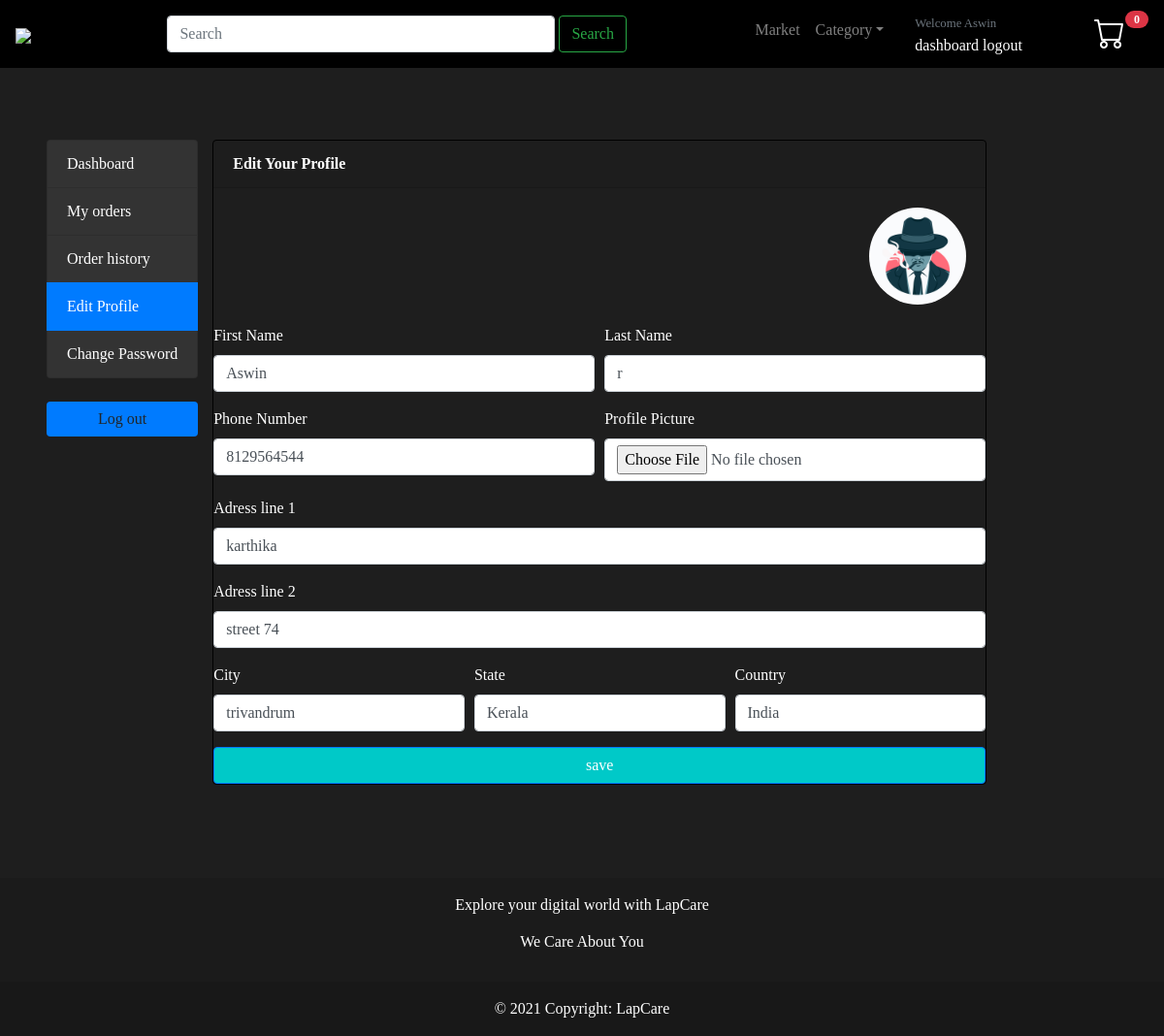
The page /register/edit_profile/ (signed in) on the database its author committed.
### accounts/models.py (models this page shows, shortened)
class Account(AbstractBaseUser):
    first_name = models.CharField(max_length=50)
    last_name = models.CharField(max_length=50)
    username = models.CharField(max_length=50, unique=True)
    email = models.EmailField(max_length=100, unique=True)
    phone_number = models.CharField(max_length=50)
    date_joined = models.DateTimeField(auto_now_add=True)
    last_login = models.DateTimeField(auto_now_add=True)
    is_admin = models.BooleanField(default=False)
    is_staff = models.BooleanField(default=False)
    is_active = models.BooleanField(default=False)
    is_superadmin = models.BooleanField(default=False)
    is_user = models.BooleanField(default=False)
    USERNAME_FIELD = "email"
    REQUIRED_FIELDS = ["username", "first_name", "last_name"]
    objects = MyAccountManager()

class UserProfile(models.Model):
    user = models.OneToOneField(Account, on_delete=models.CASCADE)
    address_line_1 = models.CharField(blank=True, max_length=100)
    address_line_2 = models.CharField(blank=True, max_length=100)
    profile_picture = models.ImageField(blank=True, upload_to="userprofile", null=True)
    city = models.CharField(blank=True, max_length=20)
    state = models.CharField(blank=True, max_length=20)
    country = models.CharField(blank=True, max_length=20)

### accounts/views.py (the view)
# urls.py: path('edit_profile/',views.edit_profile,name='edit-profile'),
@login_required(login_url="login")
def edit_profile(request):
    userprofile = get_object_or_404(UserProfile, user=request.user)
    if request.method == "POST":
        user_form = UserForm(request.POST, instance=request.user)
        profile_form = UserProfileForm(
            request.POST, request.FILES, instance=userprofile
        )
        if user_form.is_valid() and profile_form.is_valid():
            user_form.save()
            profile_form.save()
            messages.success(request, "Your profile has been updated")
    else:
        user_form = UserForm(instance=request.user)
        profile_form = UserProfileForm(instance=userprofile)
    context = {
        "user_form": user_form,
        "profile_form": profile_form,
        "userprofile": userprofile,
    }
    return render(request, "User/edit_profile.html", context)

### accounts/forms.py
class UserForm(ModelForm):
    class Meta:
        model=Account
        fields=['first_name','last_name','phone_number']
    def __init__(self,*args, **kwargs):
        super(UserForm, self).__init__(*args, **kwargs)
        for field in self.fields:
                self.fields[field].widget.attrs['class'] = 'form-control'

class UserProfileForm(ModelForm):
   profile_picture = ImageField(
        required=False,
        error_messages={"invalid": ("Image files only")},
        widget=FileInput,
       )
   class Meta:
        model=UserProfile
        fields=['address_line_1','address_line_2','city','state','country','profile_picture']
   def __init__(self,*args, **kwargs):
        super(UserProfileForm, self).__init__(*args, **kwargs)
        for field in self.fields:
                self.fields[field].widget.attrs['class'] = 'form-control'

### cart/context_processors.py (called while the page is built)
def counter(request):
    cart_count=0
    if 'admin' in request.path:
        return{}
    else:
        try:
            cart=Cart.objects.filter(cart_id=_cart_id(request))
            if request.user.is_authenticated:#if user is authenticated
                cart_items=CartItem.objects.all().filter(user=request.user)
            else:
                cart_items=CartItem.objects.all().filter(cart=cart[:1])
            for cart_item in cart_items:
                   cart_count=cart_count+cart_item.quantity
        except Cart.DoesNotExist:
            cart_count=0
    return dict(cart_count=cart_count)

### cart/views.py (called while the page is built)
def _cart_id(request):
    cart = request.session.session_key
    if not cart:
        cart = request.session.create()
    return cart

### category/context_processors.py (called while the page is built)
def menu_links(request):
    links=category.objects.all()
    return dict(links=links)

### category/models.py (called while the page is built)
    def get_url(self):
          return reverse("market_by_category",args=[self.slug])

### templates/User/edit_profile.html (shortened to what this page needs)
{% extends 'User/base.html' %}
{% load static %}
{% block content %}
<section class="section-conten padding-y bg  mt-4 p-4 m-4" >
    <div class="container  mt-4 pt-4 pb-5" style="background:#1e1e1e;">
        <div class="row">
      {% include "User/includes/dashboard_sidebar.html"%}
	<main class="col-md-9">
		<article class="card">
		<header class="card-header">
			<strong class="d-inline-block mr-3">Edit Your Profile</strong>
		</header>
		<div class="card-body text-right">
            <div>
                <img style="width :100px;border-radius: 50%;"src="{{userprofile.profile_picture.url}}" alt="profile picture">
            </div>
            </div>
			<div class="row">
				<div class="col-md-12">
                   <form action="{% url 'edit-profile'%}" method="POST"entcype="multi-part/form-data">
                    <div class="form-row" >
                        <div class="form-group col-md-6">
                            <label>First Name</label>
                            {{user_form.first_name}}
                        </div>
                        <div class="form-group col-md-6">
                            <label>Last Name</label>
                            {{user_form.last_name}}
                        </div>
                    </div>
                    <div class="form-row">
                        <div class="form-group col-md-6">
                            <label>Phone Number</label>
                            {{user_form.phone_number}}
                        </div>
                        <div class="form-group col-md-6">
                            <label>Profile Picture</label>
                           {{profile_form.profile_picture}}
                        </div>
                   </div>
                        <div class="form-group">
                            <label>Adress line 1</label>
                            {{profile_form.address_line_1}}
                        </div>
                        <div class="form-group">
                            <label>Adress line 2</label>
                            {{profile_form.address_line_2}}
                        </div>
                        <div class="form-row">
                            <div class="form-group col-md-4">
                                <label>City</label>
                                {{profile_form.city}}
                            </div>
                            <div class="form-group col-md-4">
                                <label>State</label>
                               {{profile_form.state}}
                            </div>
                            <div class="form-group col-md-4">
                                <label>Country</label>
                                {{profile_form.country}}
                            </div>
                       </div>
                    </div>
                </div>
                <input type="submit" class="btn btn-primary w-100 h-50"value="save">
				</div>
			</div>
    </section>
{% endblock %}

### templates/User/includes/header.html (shortened to what this page needs)
{% load static %}
<header>
  <nav id="nav-header-custom" class=" navbar fixed-top navbar-expand-lg navbar-dark bg-dark">
    <a class="navbar-brand" href="{% url 'home'%}"><img style="width:100%; height:auto; max-width:80px;"src="{% static 'assets/images/logo1.png'%}"></a>
    <div class="collapse navbar-collapse" id="navbarSupportedContent">
        <form class="form-inline mx-auto my-2" action="{% url 'search'%}" method="GET">
            <input id="form-style" class="form-control mr-sm-1 " type="search" placeholder="Search" aria-label="Search" name="keyword">
            <button class="btn btn-outline-success my-2 my-sm-0" type="submit">Search</button>
        </form>
        <ul class="navbar-nav">
          <li class="nav-item">
            <a class="nav-link" href="{% url 'market'%}">Market</a>
          </li>
          <li class="nav-item dropdown ">
            <a class="nav-link dropdown-toggle" href="http://example.com" id="dropdown01" data-toggle="dropdown" aria-haspopup="true" aria-expanded="false">Category</a>
          </li>
          {% if user.is_authenticated  %}
            <li class="nav-item active px-4">
              <div class="widget-header">
                <small class="title text-muted">Welcome {{user.username}}</small>
                <div>
                  <a href="{% url 'dashboard'%}">dashboard</a>
                  <a href="{% url 'logout' %}"> logout</a>
                </div>
              </div>
            </li>
          {% endif %}
        <li class="nav-item dropdown px-4 px-4" >
            <a style=" background: #000;"type="button" class="btn position-relative">
              <a href="{% url 'cart'%}"><span id="boot-icon" class="bi bi-cart" style="font-size:2rem; color: rgb(255, 255, 255);"></span></a>
              <span class="position-absolute top-0 start-100 translate-middle badge rounded-pill badge-danger">
                <span class="visually-hidden">{{cart_count}}</span>
              </span>
            </a>
        </li>
        </ul>
    </div>
</nav>
</header>

### templates/User/base.html (style rules this page uses)
a { color: white; }
#nav-header-custom { background: #000 !important; }
body { background: black; }
html, html { height: 100%; }
body { min-height: 100%; }
body { padding-top: 3rem; background-color:#1e1e1e; font-family: Arial, sans-serif; color:#fff; }
.btn-primary, .btn-primary:hover, .btn-primary:active, .btn-primary:visited { background-color:#00C9C8 !important; }
p,span,div { font-family: Georgia, serif !important; }
@media (min-width: 996px) { #form-style { width: 25rem; } }
.card { background-color:#1e1e1e; border: solid 0.5px black; }
.card-body { background-color:#1e1e1e; }
.badge { padding-left: 9px; padding-right: 9px; -webkit-border-radius: 9px; -moz-border-radius: 9px; border-radius: 9px; }
* { box-sizing: border-box; }

### rows shown on the page
Account: username "Aswin", first_name "Aswin", last_name "r", phone_number "8129564544"
UserProfile: profile_picture (placeholder picture), address_line_1 "karthika", address_line_2 "street 74", city "trivandrum", state "Kerala", country "India"

### other values the page prints
{{ cart_count }} "0"
